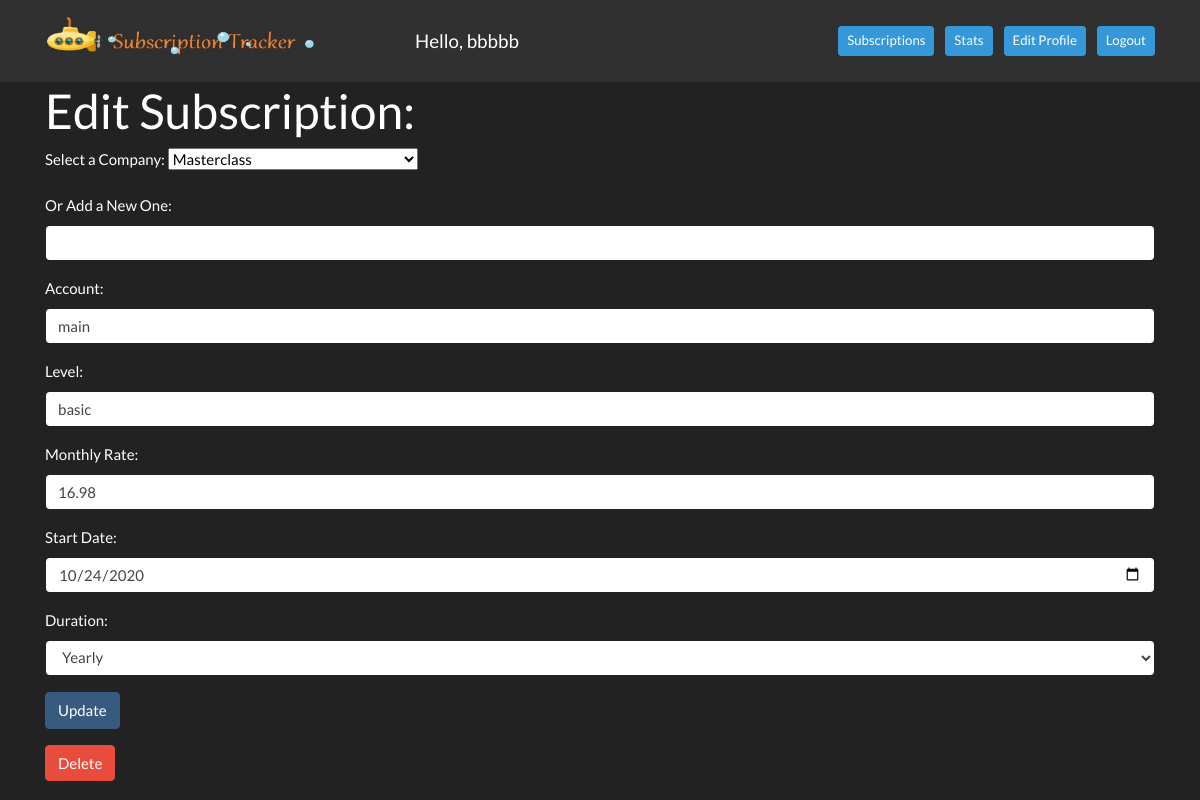
/edit_subscription/6 (signed in), run on the app's committed database.
### group_app/models.py (models this page shows)
class User(models.Model):
    first_name = models.CharField(max_length=255)
    last_name = models.CharField(max_length=255)
    email = models.EmailField(max_length=255)
    password = models.CharField(max_length=255)
    updated_at = models.DateTimeField(auto_now=True)
    created_at = models.DateTimeField(auto_now_add = True)
    objects = UserManager()

class Subscription(models.Model): #company's / user's subscriptions
    user = models.ForeignKey(
        User,
        related_name = "subscriptions",
        on_delete = models.CASCADE
    )
    company = models.ForeignKey(
        Company,
        related_name = "company_subscriptions",
        on_delete = models.CASCADE
    )
    account = models.CharField(max_length = 255) #for different accounts from same company
    level = models.CharField(max_length = 255) # for premium, basic, first tier etc
    monthly_rate = models.DecimalField(decimal_places=2, max_digits=5)
    start_date = models.DateField()#can be selected from a clickable calender to deal with formatting
    renew_by_date = models.DateField(null=True, blank=True)
    duration = models.CharField(max_length = 255) #can select from dropdown? auto-renew, 12-month, etc
    updated_at = models.DateTimeField(auto_now=True)
    created_at = models.DateTimeField(auto_now_add = True)
    objects = SubscriptionManager()#use to validate subscription data

class Company(models.Model): #one-to-many with photos, subscriptions
    company_name = models.CharField(max_length=255)
    entered_by_admin = models.BooleanField(default=False)
    url = models.TextField(null=True, blank=True)#made text field in case urls are very long
    image_src = models.TextField(default="no_img_available.jpg", null=True, blank=True)#made text field in case img urls are very long
    image_alt = models.CharField(default="no image available",max_length=255, null=True, blank=True)
    updated_at = models.DateTimeField(auto_now=True)
    created_at = models.DateTimeField(auto_now_add = True)

### group_app/views.py (the view)
# urls.py: path('edit_subscription/<int:subscription_id>', views.edit_subscription),
def edit_subscription(request, subscription_id):
    if 'user_id' in request.session:
        logged_user = User.objects.get(id=request.session['user_id'])
        subscription_to_edit = Subscription.objects.get(id=subscription_id)
        if subscription_to_edit.user == logged_user:
            all_companies = Company.objects.filter(entered_by_admin=True)
            context = {
                'logged_user': logged_user,
                'subscription_to_edit': subscription_to_edit,
                'all_companies': all_companies,
            }
            return render(request, "editSubscription.html", context)
        return redirect("/subscriptions/sd/1")
    return redirect("/")

### group_app/templates/editSubscription.html (shortened to what this page needs)
<!DOCTYPE html>
<head>
    {% load static %}
    <link rel="stylesheet" href="{% static '' %}">
    <link rel="stylesheet" href="https://cdn.jsdelivr.net/npm/bootswatch@4.5.2/dist/darkly/bootstrap.min.css">
</head>
<body>
    <nav class="navbar navbar-expand-lg navbar-dark bg-dark">
        <div class="container">
            <img id="logo" src="{% static 'logo_dark_grey_bg.jpg' %}" alt="subscription tracker logo" style="width:270px;height:50px; padding-bottom: 10px; margin-right: 100px;">
            <a class="navbar-brand" href="#">Hello, {{ logged_user.first_name }}</a>
            <div class="collapse navbar-collapse" id="navbarText">
                <span class="navbar-text">
                        <a href="/subscriptions/sd/1" role="button"
                        class="btn btn-sm btn-info ml-2 text-white">Subscriptions</a>
                        <a href="/subscriptions/stats" role="button"
                        class="btn btn-sm btn-info ml-2 text-white">Stats</a>
                        <a href="/user_account" role="button"
                        class="btn btn-sm btn-info ml-2 text-white">Edit Profile</a>
                        </a> <a href="/logout" role="button"
                        class="btn btn-sm btn-info ml-2 text-white">Logout</a>
                </span>
            </div>
        </div>
    </nav>
    <div class="container">
            <h1>Edit Subscription:</h1>
        <form action="/process_edit_subscription/{{ subscription_to_edit.id }}" method="POST">
            {% if subscription_to_edit.company.entered_by_admin %}
                <div class="form-group">
                    <label for='company_id'>Select a Company:</label>
                    <select name="company_id">
                        <option value="{{ subscription_to_edit.company.id }}">{{ subscription_to_edit.company.company_name }}</option>
                    </select>
                </div>
                <div class="form-group">
                    <label for='company_name'>Or Add a New One:</label>
                    <input type="text" name="company_name" id='company_name' class='form-control'>
                </div>
            {% endif %}
            <div class="form-group">
                <label for='account'>Account:</label>
                <input type="text" name="account" id='account' class='form-control' value="{{ subscription_to_edit.account }}">
            </div>
            <div class="form-group">
                <label for='level'>Level:</label>
                <input type="text" name="level" id='level' class='form-control' value="{{ subscription_to_edit.level }}">
            </div>
            <div class="form-group">
                <label for='monthly_rate'>Monthly Rate:</label>
                <input type="text" name="monthly_rate" id='monthly_rate' class='form-control' value="{{ subscription_to_edit.monthly_rate }}">
            </div>
            <div class="form-group">
                <label for='start_date'>Start Date:</label>
                <input type="date" name="start_date" id='start_date' class='form-control' value="{{ subscription_to_edit.start_date|date:"Y-m-d"  }}">
            </div>
            <div class="form-group">
                <label for='duration'>Duration:</label>
                <select name="duration" id='duration' class='form-control'>
                    <option value="{{ subscription_to_edit.duration }}">{{ subscription_to_edit.duration }}</option>
                </select>
            </div>
            <div class="form-group">
                <button class='btn btn-primary' type="submit">Update</button>
            </div>
        </form>
        <form action="/delete_subscription" method="POST">
            <button type="submit" class="btn btn-danger">Delete</button>
        </form>
    </div>
</body>
</html>

### data on the page
User: first_name "bbbbb"
Subscription: company_id "Masterclass", account "main", level "basic", monthly_rate "16.98", start_date "10/24/2020", duration "Yearly"
